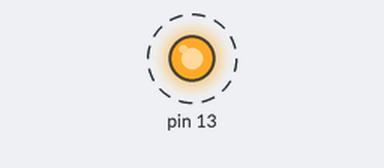
A sketch run on a simulated Arduino Uno, built with avr-gcc and run on an emulated ATmega328P. On the bench: output pins drawn as LEDs (lit = HIGH). Dashed ring = blinking.

Above: at 0.05 s.
Timing chart, 0 to 3.0 s (numbered marks = the images above):
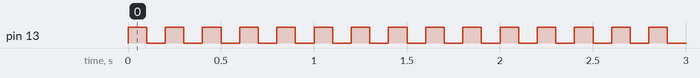

The sketch:

Mega2560PowerTesting.ino
```cpp
#include <avr/power.h>
#include <avr/sleep.h>

void blinkLED5s(void)
{
  for(int ii=0; ii<50; ii++)
  {
    digitalWrite(13,HIGH);
    delay(100);
    digitalWrite(13,LOW);
    delay(100);
  }
}

void setup ()
{
  pinMode(13,OUTPUT);
  //set_sleep_mode(SLEEP_MODE_IDLE);  //82 mV
  //set_sleep_mode(SLEEP_MODE_PWR_SAVE);  //38 mV //timer2 can still run (but this makes oscillator stay on)
  //set_sleep_mode(SLEEP_MODE_IDLE);  //37 mV
  //set_sleep_mode(SLEEP_MODE_STANDBY); //35 mV //oscillator stays running
  //set_sleep_mode(SLEEP_MODE_PWR_DOWN); //35mV
  //sleep_enable();
  //sleep_cpu();

  ADCSRA = 0; //disable ADC
  power_all_disable ();

  //clock_prescale_set(clock_div_1);
}

void loop()
{
  digitalWrite(13,!digitalRead(13));
  delay(100);
}
```

Measured:
- by itself, pin 13: alternates HIGH for 0.10 s and LOW for 0.10 s
